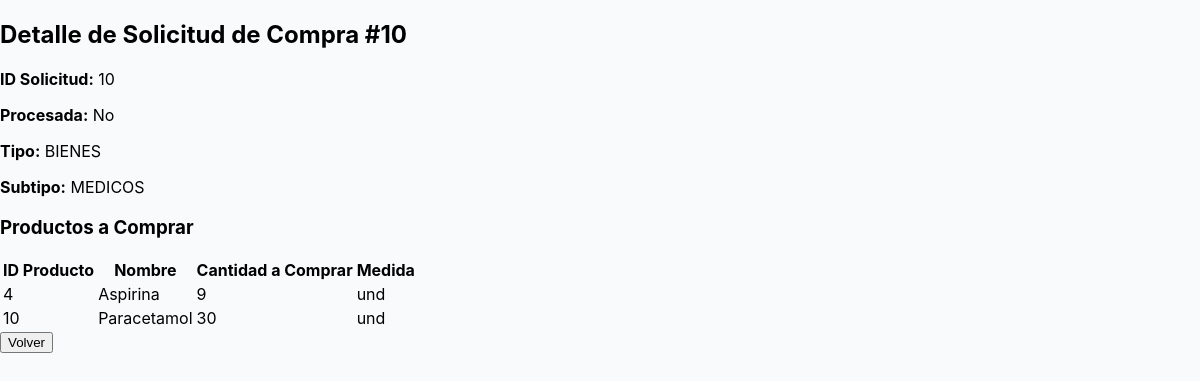
The app's page /solicitudes/10/ with its own data.
### compras/models.py (models this page shows)
class SolicitudSubtipo(models.Model):
    id = models.AutoField(primary_key=True)
    tipo = models.CharField(max_length=50)
    subtipo = models.CharField(max_length=50)
    procesada = models.BooleanField(default=False)

class SolicitudSubtipoItem(models.Model):
    id = models.AutoField(primary_key=True)
    solicitud = models.ForeignKey(SolicitudSubtipo, related_name='items', on_delete=models.CASCADE)
    producto_id = models.IntegerField()
    nombre = models.CharField(max_length=200)
    cantidad_a_comprar = models.IntegerField(validators=[MaxValueValidator(10000)])
    medida = models.CharField(max_length=20)
    tipo = models.CharField(max_length=50)
    subtipo = models.CharField(max_length=50)

### compras/views.py (the view)
# urls.py: path('solicitudes/<int:solicitud_id>/', detalle_solicitud_view, name='detalle_solicitud'),
def detalle_solicitud_view(request, solicitud_id):
    solicitud = get_object_or_404(SolicitudSubtipo, id=solicitud_id)
    return render(request, 'detalle_solicitud.html', {
        'solicitud': solicitud,
        'tipo': solicitud.tipo,
        'subtipo': solicitud.subtipo,
        'items': solicitud.items.all()
    })

### compras/templates/detalle_solicitud.html (shortened to what this page needs)
{% load static %}
<!DOCTYPE html>
<html lang="es">
<head>
    <link rel="stylesheet" href="{% static 'styles/styles_compras.css' %}">
</head>
<body>
    <h2>Detalle de Solicitud de Compra #{{ solicitud.id }}</h2>
    <p><strong>ID Solicitud:</strong> {{ solicitud.id }}</p>
    <p><strong>Procesada:</strong> {% if solicitud.procesada %}Sí{% else %}No{% endif %}</p>
    <p><strong>Tipo:</strong> {{ tipo }}</p>
    <p><strong>Subtipo:</strong> {{ subtipo }}</p>
    <h3>Productos a Comprar</h3>
    <table>
        <thead>
            <tr>
                <th>ID Producto</th>
                <th>Nombre</th>
                <th>Cantidad a Comprar</th>
                <th>Medida</th>
            </tr>
        </thead>
        <tbody>
        {% for item in items %}
            <tr>
                <td>{{ item.producto_id }}</td>
                <td>{{ item.nombre }}</td>
                <td>{{ item.cantidad_a_comprar }}</td>
                <td>{{ item.medida }}</td>
            </tr>
        {% empty %}
            <tr><td colspan="4">No hay productos</td></tr>
        {% endfor %}
        </tbody>
    </table>
    <a href="{% url 'lista_solicitudes' %}"><button>Volver</button></a>
</body>
</html>

### compras/static/styles/styles_compras.css (style rules this page uses)
body { font-family: 'Inter', 'Segoe UI', Tahoma, Geneva, Verdana, sans-serif; margin: 0; padding: 0; background: #f8fafc; min-height: 100vh; }

### records on screen
SolicitudSubtipo: id "10", tipo "BIENES", subtipo "MEDICOS"
SolicitudSubtipoItem: producto_id "4", nombre "Aspirina", cantidad_a_comprar "9", medida "und"
SolicitudSubtipoItem: producto_id "10", nombre "Paracetamol", cantidad_a_comprar "30", medida "und"
